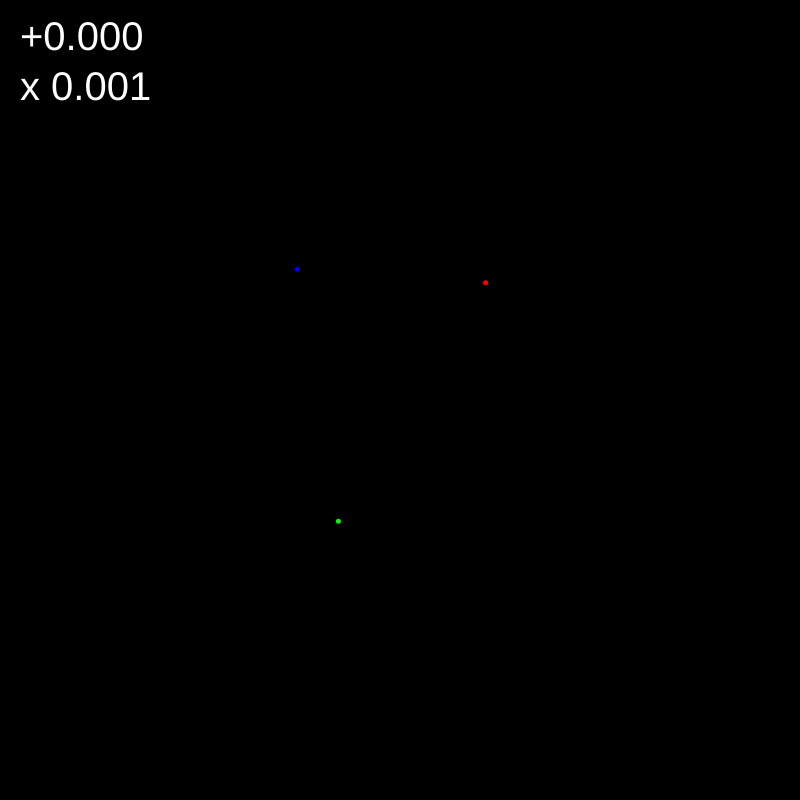
Frame 1 (no input)
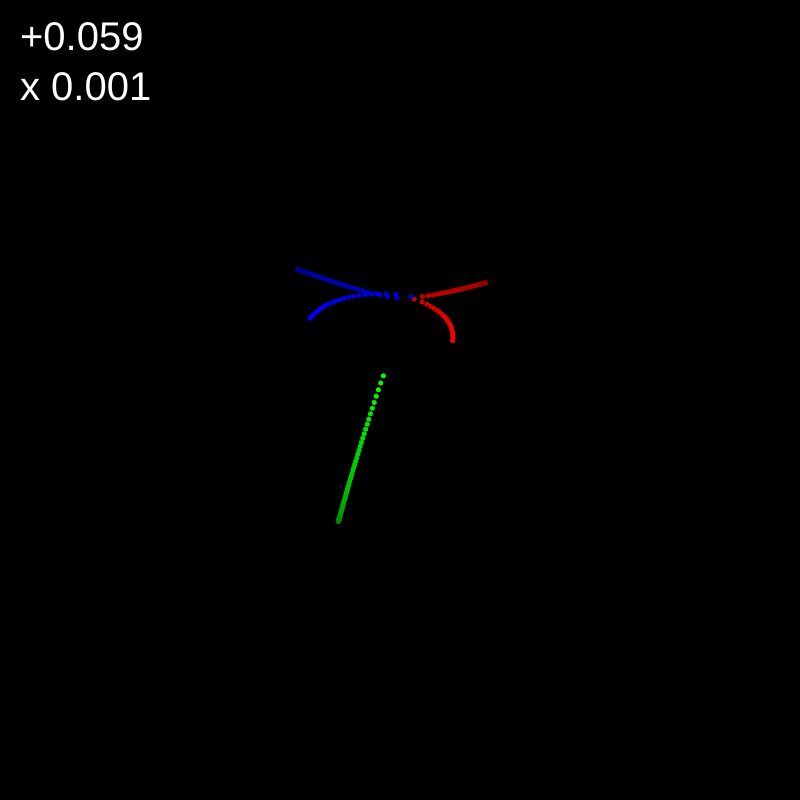
Frame 60 (no input)
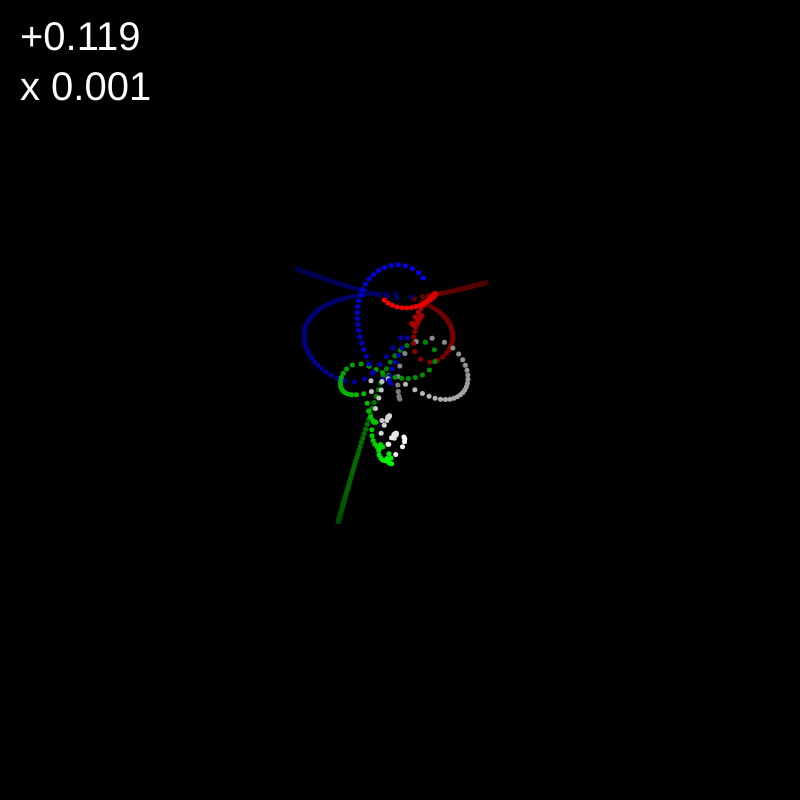
Frame 120 (the mouse pressed at the canvas centre since frame 60)

The p5.js sketch that drew these frames (run headless with seeded random() and noise() and a simulated clock; from frame 60 on, the mouse is pressed at the canvas centre):

// p5.js sketch
// ── sketch.js
let G = 100;
let dt = 0.001;
let time = 0;
let trigger = true;

let planets = [];

function setup() {
  createCanvas(800, 800);

  background(0);
  noStroke();
  textSize(40);

  planets.push(new Planet(random(200,600), random(200,600), random(1,4), color(255, 0, 0)));
  planets.push(new Planet(random(200,600), random(200,600), random(1,4), color(0, 255, 0)));
  planets.push(new Planet(random(200,600), random(200,600), random(1,4), color(0, 0, 255)));
}

function draw() {
  fill(0, 3);
  rect(0, 0, width, height);

  if (trigger) {
    for (let h = 0; h < 3000; h++) {

      for (let i = 0; i < planets.length; i++) {
        for (let j = 0; j < planets.length; j++) {
          if (i !== j) {
            planets[i].gravity(planets[j]);
          }
        }
      }

      for (let i = 0; i < planets.length; i++) {
        planets[i].move();
      }
    }
  }

  for (let p of planets) {
    p.display();
  }

  fill(0);
  rect(0, 0, 220, 120);

  fill(255);
  text("+" + time.toFixed(3) + "\nx " + dt, 20, 50);

  time += dt;
}

function mousePressed() {
  planets.push(
    new Planet(mouseX, mouseY, 1, color(255, 255, 255))
  );
}

function keyPressed() {
  if (keyCode === ENTER) {
    trigger = !trigger;
  }
}

class Planet {
  constructor(x, y, m, col) {
    this.x = x;
    this.y = y;
    this.vx = 0;
    this.vy = 0;
    this.m = m;
    this.col = col;
  }

  gravity(other) {
    let dx = other.x - this.x;
    let dy = other.y - this.y;

    let dis2 = dx * dx + dy * dy;

    this.vx +=
      (G * other.m * dx) /
      (dis2 * Math.sqrt(dis2)) * dt;

    this.vy +=
      (G * other.m * dy) /
      (dis2 * Math.sqrt(dis2)) * dt;
  }

  move() {
    this.x += this.vx * dt;
    this.y += this.vy * dt;
  }

  display() {
    fill(this.col);
    circle(this.x, this.y, 5);
  }
}
